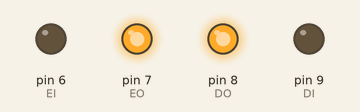
Simulated run of this sketch. Board: Arduino Uno, built with avr-gcc and run on an emulated ATmega328P. On the bench: output pins drawn as LEDs (lit = HIGH).

Above: at 0.5 s.
At 2.5 s:
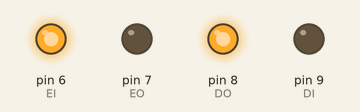
At 3.5 s:
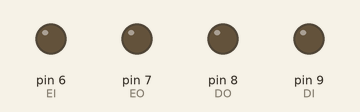
Timing chart, 0 to 5.2 s (numbered marks = the images above):
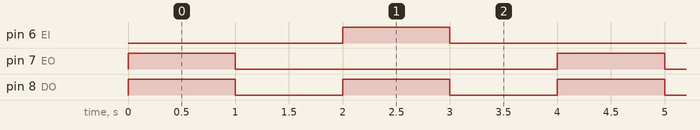

Measured:
- by itself, pin 6 (EI), pin 7 (EO): alternates HIGH for 1.0 s and LOW for 3.0 s
- by itself, pin 8 (DO): alternates HIGH for 1.0 s and LOW for 1.0 s
- by itself, everything shown: repeats every 4.0 s, in 4 steps

The sketch:

smallcar.ino
```cpp
int EI = 6, EO = 7, DI = 9, DO = 8;

void setup() {
  // put your setup code here, to run once:
  pinMode(EI, OUTPUT);
  pinMode(EO, OUTPUT);
  pinMode(DI, OUTPUT);
  pinMode(DO, OUTPUT);
}
void fwd(){
  digitalWrite(EI, LOW);
  digitalWrite(EO, HIGH);
  digitalWrite(DI, LOW);
  digitalWrite(DO, HIGH);
}
void back(){
  digitalWrite(EI, HIGH);
  digitalWrite(EO, LOW);
  digitalWrite(DI, HIGH);
  digitalWrite(DO, LOW);
  }
void turnleft(){
  digitalWrite(EI, HIGH);
  digitalWrite(EO, LOW);
  digitalWrite(DI, LOW);
  digitalWrite(DO, HIGH);
  }
void turnright(){
  digitalWrite(EI, LOW);
  digitalWrite(EO, HIGH);
  digitalWrite(DI, HIGH);
  digitalWrite(DO, LOW);
  }
void stop(){
   digitalWrite(EI, LOW);
  digitalWrite(EO, LOW);
  digitalWrite(DI, LOW);
  digitalWrite(DO, LOW);
  }
void loop() {
  // put your main code here, to run repeatedly:
  fwd();
  delay(1000);
  stop();
  delay(1000);
  turnleft();
  delay(1000);
  stop();
  delay(1000);
}
```
